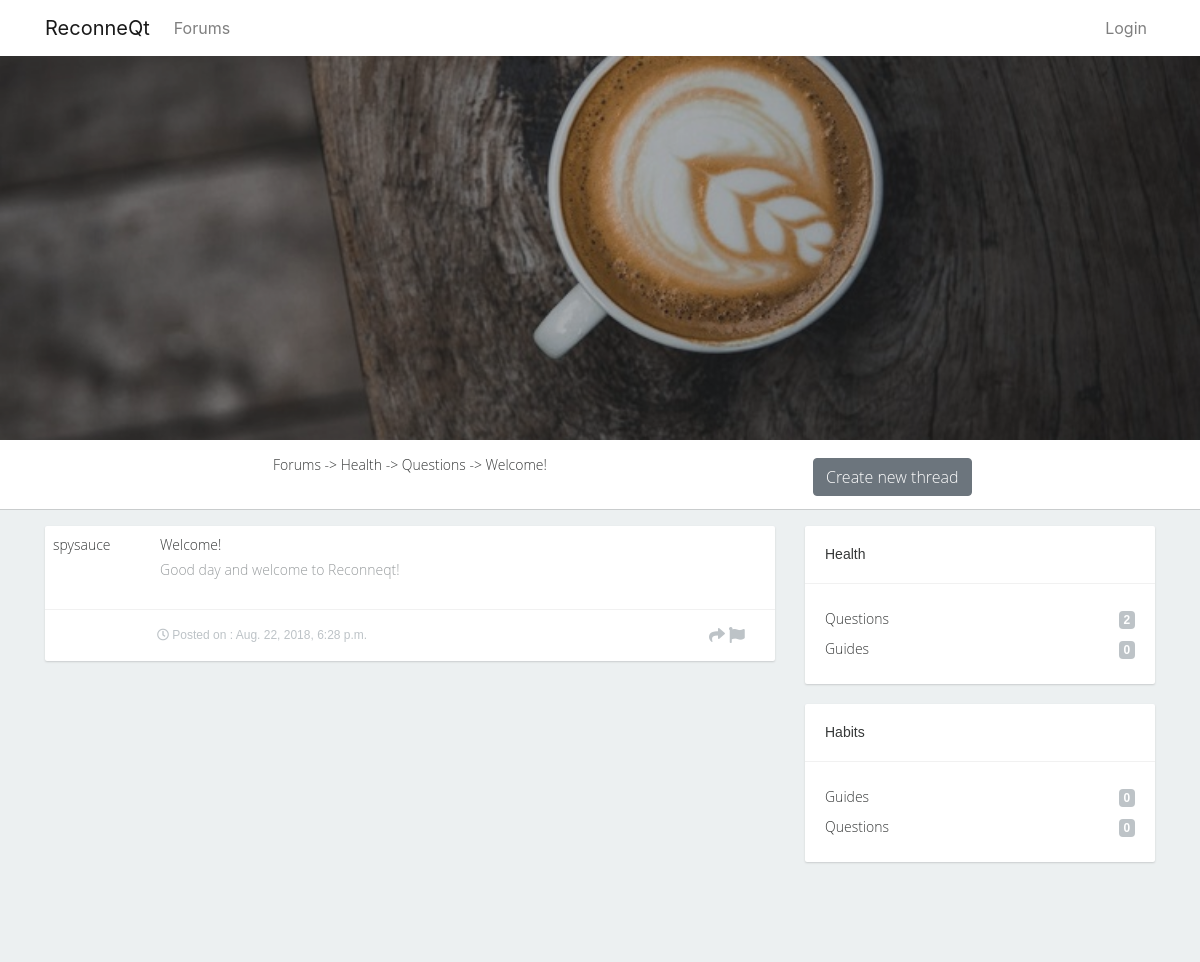
The page /forums/thread/2/ on the database its author committed.
### forums/models.py (models this page shows)
class Thread(models.Model):
    title = models.CharField(max_length=100)
    thread_created = models.DateTimeField(auto_now_add=True)
    thread_edited = models.DateTimeField(blank=True, null=True)
    user = models.ForeignKey(User, on_delete=models.CASCADE)
    subject_fk = models.ForeignKey('Subject', on_delete=models.CASCADE, related_name='threads')
    def __str__(self):
        return self.title

class Subject(models.Model):
    subject_name = models.CharField(max_length=100)
    parent = models.ForeignKey('self', blank=True, null=True, on_delete=models.CASCADE, related_name='children')
    def __str__(self):
        return self.subject_name

class Post(models.Model):
    content = models.CharField(max_length=1000)
    original = models.BooleanField(default=False)
    post_created = models.DateTimeField(auto_now_add=True)
    post_edited = models.DateTimeField(blank=True, null=True)
    user = models.ForeignKey(User, on_delete=models.CASCADE)
    thread_fk = models.ForeignKey('Thread', on_delete=models.CASCADE, related_name='posts')
    def __str__(self):
        return self.content

### forums/views.py (the view)
# urls.py: path('thread/<int:pk>/', views.thread_detail, name='thread_detail'),
def thread_detail(request, pk):
    try:
        parents = Subject.objects.filter(parent=None)
        children = Subject.objects.exclude(parent=None)
        thread = Thread.objects.get(pk=pk)
        posts = Post.objects.filter(thread_fk=thread).order_by('post_created')
        context = {
            'parents': parents,
            'children': children,
            'thread': thread,
            'posts': posts
        }
    except Thread.DoesNotExist:
        raise Http404("Thread does not exist")
    return render(request, 'forums/thread.html', context)

### forums/templates/forums/thread.html (shortened to what this page needs)
{% extends 'forums/base_forums.html' %}
{% block breadcrumbs %}
<p class="breadcrumbs" align="center">
  <a href="{% url 'forum' %}">Forums</a> -> <a href="{% url 'threads' s_id=thread.subject_fk.parent.pk %}">{{ thread.subject_fk.parent }}</a> -> <a href="{% url 'threads' s_id=thread.subject_fk.pk %}">{{ thread.subject_fk }}</a> -> {{ thread }}
</p>
{% endblock %}
{% block threads %}
  {% if posts.count == 0 %}
    Nothing to display
  {% else %}
    {% for p in posts %}
      {% if p.original %}
        <div class="thread">
          <div class="posttop p-2">
            <div class="userinfo pull-left">
              {{ p.user }}
            </div>
            <div class="thread-title pull-left">
              {{ thread }}
              <p class="post">
                {{ p }}
              </p>
            </div>
            <div class="clearfix"></div>
          </div>
          <div class="post-info">
            {% if p.post_edited != None %}
              <div class="posted pull-left"><i class="far fa-clock"></i> Edited on : {{ p.post_edited }}</div>
            {% else %}
              <div class="posted pull-left"><i class="far fa-clock"></i> Posted on : {{ p.post_created }}</div>
            {% endif %}
            <div class="next pull-right">
              <a href="#"><i class="fa fa-share"></i></a>
              <a href="#"><i class="fa fa-flag"></i></a>
            </div>
            <div class="clearfix"></div>
          </div>
        </div>
      {% endif %}
    {% endfor %}
  {% endif %}
{% endblock %}

### forums/templates/forums/base_forums.html (shortened to what this page needs)
{% extends 'habits/base_template.html' %}
{% load static %}
{% load forum_filters %}
{% block css %}
  <link href="{% static 'habits/css/forums.css' %}" rel="stylesheet">
{% endblock %}
{% block content %}
<header class="masthead-forums text-white text-center">
  <div class="overlay"></div>
</header>
<div class="middlenav">
  <div class="container">
    <div class="row">
      <div class="col-lg-8 col-md-8">
        {% block breadcrumbs %}{% endblock %}
      </div>
      <div class="col-lg-4 col-md-4">
        <button class="btn btn-secondary m-2">
          Create new thread
        </button>
      </div>
    </div>
  </div>
</div>
<div id="content-wrapper">
  <div class="container">
    <div class="row">
      <div class="col-lg-8 col-md-8">
        {% block threads %}{% endblock %}
      </div>
      <div class="col-lg-4 col-md-4">
        {% for s in parents %}
        <div class="sidebarblock">
          <h3>{{ s }}</h3>
          <div class="divline"></div>
          <div class="blocktxt">
            <ul class="cats">
              {% for c in children %}
                {% if c.parent == s %}
                  <li><a href="{% url 'threads' s_id=c.pk %}">{{ c }}<span class="badge pull-right">{{ c.threads.count }}</span></a></li>
                {% endif %}
              {% endfor %}
            </ul>
          </div>
        </div>
        {% endfor %}
      </div>
    </div>
  </div>
</div>
{% endblock %}

### habits/static/habits/css/forums.css (style rules this page uses)
#content-wrapper { overflow-x: hidden; width: 100%; padding-top: 1rem; padding-bottom: 80px; background: #ecf0f1; font-family: 'Open Sans Light', sans-serif; }
header.masthead-forums { position: relative; background-color: #343a40; background: url("../img/pexels-photo-374147.jpeg") no-repeat center center; -webkit-background-size: cover; -moz-background-size: cover; -o-background-size: cover; background-size: cover; padding-top: 8rem; padding-bottom: 8rem; }
header.masthead-forums .overlay { position: absolute; background-color: #212529; height: 100%; width: 100%; top: 0; left: 0; opacity: 0.3; }
@media (min-width: 768px) { header.masthead-forums { padding-top: 12rem; padding-bottom: 12rem; } }
.middlenav { height: 70px; border-bottom: 1px solid #c9cccd; padding: 10px; font-size: 14px; color: #363838; font-family: 'Open Sans Light', sans-serif; }
.breadcrumbs a { font-size: 14px; color: #363838; font-family: 'Open Sans Light', sans-serif; line-height: 30px; }
.pull-left { float: left !important; }
.pull-right { float: right !important; }
.userinfo { width: 15%; }
.thread { border-width: thin; background-color: #ffffff; border-radius: 2px; box-shadow: 0 1px 2px #c9cccd; margin-bottom: 20px; font-size: 14px; color: #363838; font-family: 'Open Sans Light', sans-serif; }
.thread-title { font-size: 14px; width: 85%; }
.post { font-size: 14px; color: #989c9e; font-family: 'Open Sans Light', sans-serif; line-height: 30px; }
.post-info { font-size: 14px; border-top: solid 1px #f1f1f1; line-height: 50px; padding: 0 30px 0 94px; }
.post-info .posted { width: 300px; margin-left: 18px; font-size: 12px; color: #bdc3c7; font-family: 'Open Sans Regular', sans-serif; }
.post-info .next { width: 90px; text-align: right; }
.post-info .next a { font-size: 16px; color: #bdc3c7; }
.sidebarblock { background-color: #ffffff; border-radius: 2px; box-shadow: 0 1px 2px #c9cccd; margin-bottom: 20px; }
.sidebarblock h3 { color: #363838; font-size: 14px; font-family: 'Open Sans Bold', sans-serif; margin: 0; padding: 20px; }
.sidebarblock .divline { height: 1px; line-height: 1px; border-bottom: solid 1px #f1f1f1; }
.sidebarblock .blocktxt { font-size: 14px; color: #363838; font-family: 'Open Sans Light', sans-serif; padding: 20px; }
ul.cats { margin: 0; padding: 0; }
ul.cats li { list-style: none; display: block; margin: 0; padding: 0; line-height: 30px; }
ul.cats li a { font-size: 14px; color: #363838; font-family: 'Open Sans Light', sans-serif; line-height: 30px; }
ul.cats .badge { background-color: #bdc3c7; font-size: 12px; color: #ffffff; font-family: 'Open Sans Bold', sans-serif; margin-top: 7px; }

### rows shown on the page
Thread: subject_fk.parent "Health", subject_fk "Questions", title "Welcome!"
Post: user "spysauce", content "Good day and welcome to Reconneqt!", post_created "Aug. 22, 2018, 6:28 p.m."
Subject: subject_name "Health"
Subject: subject_name "Questions", threads.count "2"
Subject: subject_name "Guides", threads.count "0"
Subject: subject_name "Habits"
Subject: subject_name "Guides", threads.count "0"
Subject: subject_name "Questions", threads.count "0"
